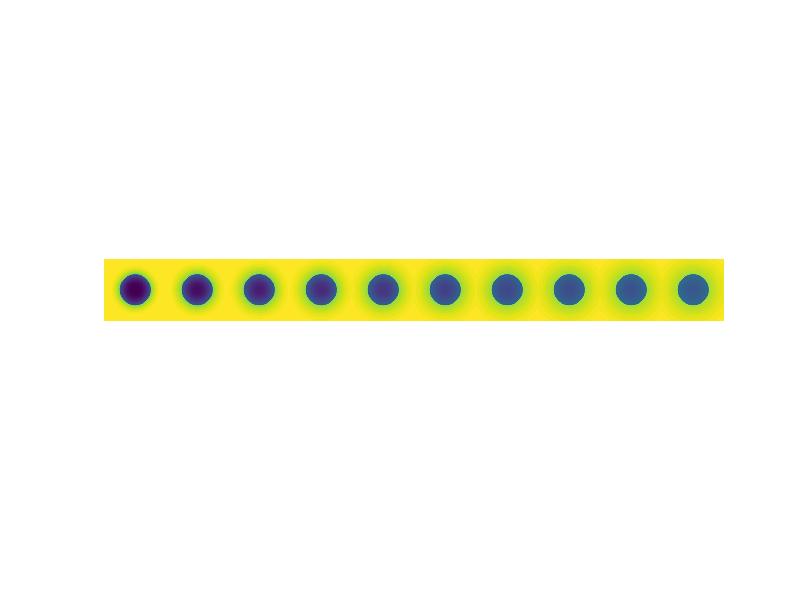
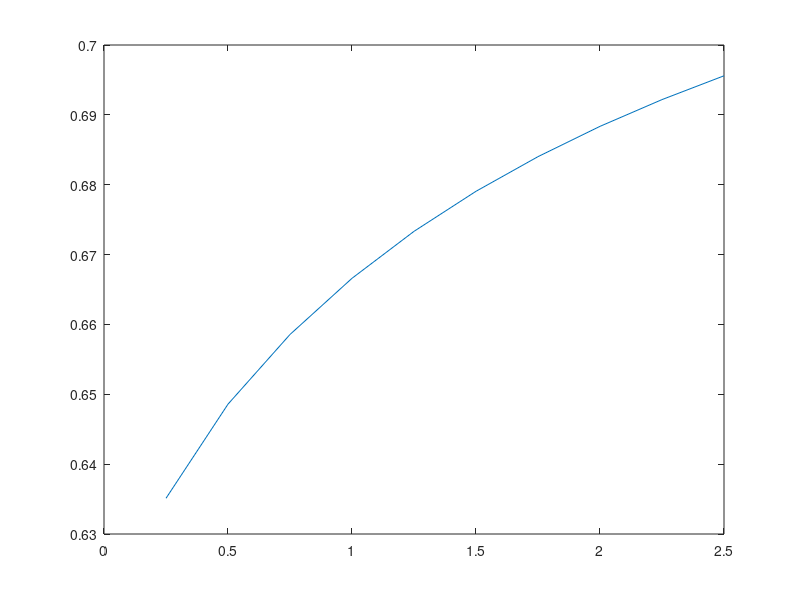

MATLAB code to generate these figures, in order:
%% Initialization.
clear
clc
close all hidden

%% Measurement parameters.
delta_t = 0.25; % s
number_of_post_bleach_images = 10;
number_of_pixels = 128;
number_of_pad_pixels = 128;
r_bleach_region = 32; % pixels

intensity_inside_bleach_region = 0.6;
intensity_outside_bleach_region = 0.9;

%% Particle parameters.
D = 200; % pixels^2 / s
k_on = 0.05; % 1/s
k_off = 0.5; % 1/s
mobile_fraction = 0.5;%0.8;

p_free_marginal = k_off / ( k_on + k_off );
p_bound_marginal = k_on / ( k_on + k_off );

%% Generate post bleach image data for pure diffusion.

% Initial condition. Create a high resolution initial condition which is 
% then downsampled to avoid too sharp edges.

upsampling_factor = 3;


[X, Y] = meshgrid(1:upsampling_factor*(number_of_pixels + 2 * number_of_pad_pixels), 1:upsampling_factor*(number_of_pixels + 2 * number_of_pad_pixels));
X = X - 0.5;
Y = Y - 0.5;
xc = number_of_pad_pixels + number_of_pixels / 2;
yc = number_of_pad_pixels + number_of_pixels / 2;

U0 = zeros(size(X));
U0( (X - upsampling_factor * xc).^2 + (Y - upsampling_factor * yc).^2 <= (upsampling_factor * r_bleach_region)^2 ) = intensity_inside_bleach_region;
U0( (X - upsampling_factor * xc).^2 + (Y - upsampling_factor * yc).^2 > (upsampling_factor * r_bleach_region)^2 ) = intensity_outside_bleach_region;

% Distribute bound and free according to their marginal distribution,
% defined by p_free and p_bound.
B0 = p_bound_marginal * U0;
U0 = p_free_marginal * U0;

B0 = imresize(B0, [number_of_pixels + 2 * number_of_pad_pixels, number_of_pixels + 2 * number_of_pad_pixels]);
U0 = imresize(U0, [number_of_pixels + 2 * number_of_pad_pixels, number_of_pixels + 2 * number_of_pad_pixels]);

% figure, imagesc(U0(number_of_pad_pixels+1:end-number_of_pad_pixels, number_of_pad_pixels+1:end-number_of_pad_pixels)), axis 'equal'

clear X Y

% return

%% Time evolution of PDE system.

image_data_post_bleach_u = zeros(number_of_pixels, number_of_pixels, number_of_post_bleach_images);
image_data_post_bleach_b = zeros(number_of_pixels, number_of_pixels, number_of_post_bleach_images);

U = U0;
B = B0;

% number_of_time_points_fine_per_coarse = 350;
number_of_time_points_fine_per_coarse = 700;
dt = delta_t / number_of_time_points_fine_per_coarse;

laplacian_operator = [ 0 1 0 ; 1 -4 1 ; 0 1 0];
tic
for current_post_bleach_image = 1:number_of_post_bleach_images
    disp(current_post_bleach_image)
    
    for current_time_fine = 1:number_of_time_points_fine_per_coarse
        
        U(1, :) = p_free_marginal * intensity_outside_bleach_region;
        U(end, :) = p_free_marginal * intensity_outside_bleach_region;
        U(:, 1) = p_free_marginal * intensity_outside_bleach_region;
        U(:, end) = p_free_marginal * intensity_outside_bleach_region;
        
        diffusion_term = D * conv2(U, laplacian_operator, 'same');
        
        U_new = ( diffusion_term - k_on * U + k_off * B ) * dt + U;
        B = ( k_on * U - k_off * B ) * dt + B;
        U = U_new;
    end
    
    image_data_post_bleach_u(:, :, current_post_bleach_image) = U(number_of_pad_pixels+1:end-number_of_pad_pixels, number_of_pad_pixels+1:end-number_of_pad_pixels);
    image_data_post_bleach_b(:, :, current_post_bleach_image) = B(number_of_pad_pixels+1:end-number_of_pad_pixels, number_of_pad_pixels+1:end-number_of_pad_pixels);
end

% Take (im)mobile fraction into account.
image_data_post_bleach = mobile_fraction * (image_data_post_bleach_u + image_data_post_bleach_b) + ...
    (1 - mobile_fraction) * (U0(number_of_pad_pixels+1:end-number_of_pad_pixels, number_of_pad_pixels+1:end-number_of_pad_pixels) + ...
    B0(number_of_pad_pixels+1:end-number_of_pad_pixels, number_of_pad_pixels+1:end-number_of_pad_pixels));
toc

%% Plot.
result_pde = [];
for current_image_post_bleach = 1:number_of_post_bleach_images
    result_pde = [result_pde, image_data_post_bleach(:, :, current_image_post_bleach)];
end
figure
imagesc(result_pde)
axis 'equal'
axis([0 number_of_post_bleach_images*number_of_pixels 0 number_of_pixels])
axis off

[X, Y] = meshgrid(1:number_of_pixels, 1:number_of_pixels);
X = X - 0.5;
Y = Y - 0.5;
xc = number_of_pixels / 2;
yc = number_of_pixels / 2;
ind = find( (X - xc).^2 + (Y - yc).^2 <= r_bleach_region^2 );
ind = ind(:);
recovery_curve = zeros(1, number_of_post_bleach_images);
for current_image_post_bleach = 1:number_of_post_bleach_images
    slice = image_data_post_bleach(:, :, current_image_post_bleach);
    recovery_curve(current_image_post_bleach) = mean(slice(ind));
end
figure
plot(delta_t:delta_t:number_of_post_bleach_images*delta_t, recovery_curve)

